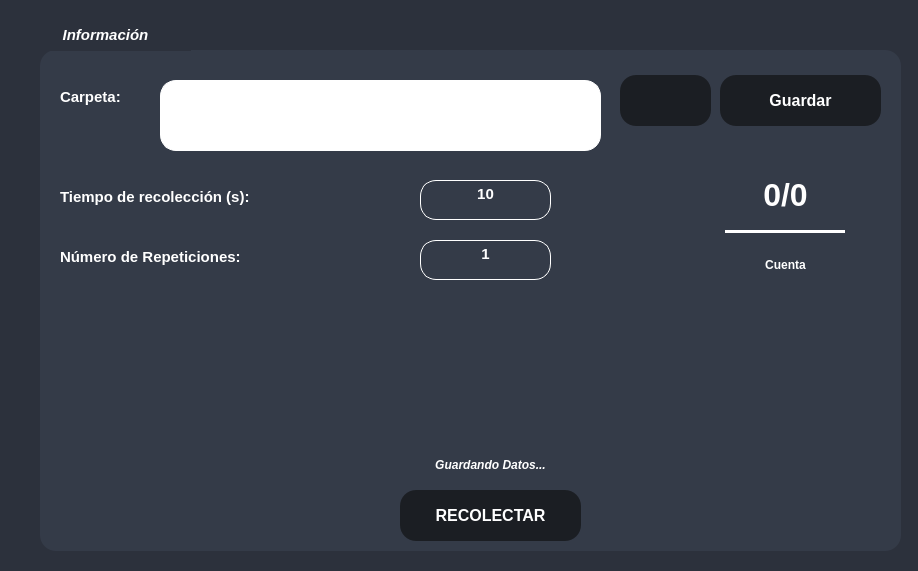
<?xml version="1.0" encoding="UTF-8"?>
<ui version="4.0">
 <class>Frame</class>
 <widget class="QFrame" name="Frame">
  <property name="geometry">
   <rect>
    <x>0</x>
    <y>0</y>
    <width>918</width>
    <height>571</height>
   </rect>
  </property>
  <property name="windowTitle">
   <string>Frame</string>
  </property>
  <property name="styleSheet">
   <string notr="true">background-color:#2c313c;</string>
  </property>
  <layout class="QHBoxLayout" name="horizontalLayout">
   <property name="spacing">
    <number>0</number>
   </property>
   <property name="leftMargin">
    <number>0</number>
   </property>
   <property name="topMargin">
    <number>0</number>
   </property>
   <property name="rightMargin">
    <number>0</number>
   </property>
   <property name="bottomMargin">
    <number>0</number>
   </property>
   <item>
    <widget class="QFrame" name="frame_2">
     <property name="styleSheet">
      <string notr="true">border-radius: 16px;</string>
     </property>
     <property name="frameShape">
      <enum>QFrame::StyledPanel</enum>
     </property>
     <property name="frameShadow">
      <enum>QFrame::Raised</enum>
     </property>
     <widget class="QFrame" name="frame2_2">
      <property name="geometry">
       <rect>
        <x>40</x>
        <y>50</y>
        <width>861</width>
        <height>501</height>
       </rect>
      </property>
      <property name="styleSheet">
       <string notr="true">background-color: #343b48;
color: rgb(255,255,255);
border-radius: 16px;</string>
      </property>
      <property name="frameShape">
       <enum>QFrame::StyledPanel</enum>
      </property>
      <property name="frameShadow">
       <enum>QFrame::Raised</enum>
      </property>
      <widget class="QPushButton" name="btnRecolectar">
       <property name="geometry">
        <rect>
         <x>360</x>
         <y>440</y>
         <width>181</width>
         <height>51</height>
        </rect>
       </property>
       <property name="font">
        <font>
         <pointsize>12</pointsize>
         <weight>75</weight>
         <bold>true</bold>
        </font>
       </property>
       <property name="styleSheet">
        <string notr="true">background-color: #1b1e23;
color: rgb(255,255,255);</string>
       </property>
       <property name="text">
        <string>RECOLECTAR</string>
       </property>
      </widget>
      <widget class="QTextEdit" name="editCuenta">
       <property name="geometry">
        <rect>
         <x>380</x>
         <y>130</y>
         <width>131</width>
         <height>40</height>
        </rect>
       </property>
       <property name="font">
        <font>
         <pointsize>11</pointsize>
         <weight>75</weight>
         <bold>true</bold>
        </font>
       </property>
       <property name="acceptDrops">
        <bool>false</bool>
       </property>
       <property name="styleSheet">
        <string notr="true"> border: 1px solid #FFFFFF;  </string>
       </property>
       <property name="undoRedoEnabled">
        <bool>true</bool>
       </property>
       <property name="html">
        <string>&lt;!DOCTYPE HTML PUBLIC &quot;-//W3C//DTD HTML 4.0//EN&quot; &quot;http://www.w3.org/TR/REC-html40/strict.dtd&quot;&gt;
&lt;html&gt;&lt;head&gt;&lt;meta name=&quot;qrichtext&quot; content=&quot;1&quot; /&gt;&lt;style type=&quot;text/css&quot;&gt;
p, li { white-space: pre-wrap; }
&lt;/style&gt;&lt;/head&gt;&lt;body style=&quot; font-family:'MS Shell Dlg 2'; font-size:11pt; font-weight:600; font-style:normal;&quot;&gt;
&lt;p align=&quot;center&quot; style=&quot; margin-top:0px; margin-bottom:0px; margin-left:0px; margin-right:0px; -qt-block-indent:0; text-indent:0px;&quot;&gt;10&lt;/p&gt;&lt;/body&gt;&lt;/html&gt;</string>
       </property>
      </widget>
      <widget class="QLabel" name="label_6">
       <property name="geometry">
        <rect>
         <x>20</x>
         <y>130</y>
         <width>251</width>
         <height>35</height>
        </rect>
       </property>
       <property name="text">
        <string>&lt;html&gt;&lt;head/&gt;&lt;body&gt;&lt;p&gt;&lt;span style=&quot; font-size:11pt; font-weight:600; color:#ffffff;&quot;&gt;Tiempo de recolección (s):&lt;/span&gt;&lt;/p&gt;&lt;/body&gt;&lt;/html&gt;</string>
       </property>
      </widget>
      <widget class="QLabel" name="lblListo">
       <property name="geometry">
        <rect>
         <x>395</x>
         <y>280</y>
         <width>111</width>
         <height>101</height>
        </rect>
       </property>
       <property name="text">
        <string/>
       </property>
       <property name="pixmap">
        <pixmap>../imagenes/OFF.png</pixmap>
       </property>
       <property name="scaledContents">
        <bool>true</bool>
       </property>
      </widget>
      <widget class="QLabel" name="lblAnalizar">
       <property name="geometry">
        <rect>
         <x>345</x>
         <y>400</y>
         <width>211</width>
         <height>31</height>
        </rect>
       </property>
       <property name="text">
        <string>&lt;html&gt;&lt;head/&gt;&lt;body&gt;&lt;p&gt;&lt;span style=&quot; font-size:9pt; font-weight:600; font-style:italic; color:#ffffff;&quot;&gt;Guardando Datos...&lt;/span&gt;&lt;/p&gt;&lt;/body&gt;&lt;/html&gt;</string>
       </property>
       <property name="alignment">
        <set>Qt::AlignCenter</set>
       </property>
      </widget>
      <widget class="QLabel" name="label_7">
       <property name="geometry">
        <rect>
         <x>20</x>
         <y>30</y>
         <width>101</width>
         <height>35</height>
        </rect>
       </property>
       <property name="text">
        <string>&lt;html&gt;&lt;head/&gt;&lt;body&gt;&lt;p&gt;&lt;span style=&quot; font-size:11pt; font-weight:600; color:#ffffff;&quot;&gt;Carpeta:&lt;/span&gt;&lt;/p&gt;&lt;/body&gt;&lt;/html&gt;</string>
       </property>
      </widget>
      <widget class="QTextEdit" name="editRuta">
       <property name="geometry">
        <rect>
         <x>120</x>
         <y>30</y>
         <width>441</width>
         <height>71</height>
        </rect>
       </property>
       <property name="font">
        <font>
         <pointsize>11</pointsize>
         <weight>75</weight>
         <bold>true</bold>
        </font>
       </property>
       <property name="acceptDrops">
        <bool>false</bool>
       </property>
       <property name="styleSheet">
        <string notr="true">background-color: #ffffff;
color: #0000000;
 border: 1px solid #FFFFFF;  </string>
       </property>
       <property name="undoRedoEnabled">
        <bool>true</bool>
       </property>
       <property name="html">
        <string>&lt;!DOCTYPE HTML PUBLIC &quot;-//W3C//DTD HTML 4.0//EN&quot; &quot;http://www.w3.org/TR/REC-html40/strict.dtd&quot;&gt;
&lt;html&gt;&lt;head&gt;&lt;meta name=&quot;qrichtext&quot; content=&quot;1&quot; /&gt;&lt;style type=&quot;text/css&quot;&gt;
p, li { white-space: pre-wrap; }
&lt;/style&gt;&lt;/head&gt;&lt;body style=&quot; font-family:'MS Shell Dlg 2'; font-size:11pt; font-weight:600; font-style:normal;&quot;&gt;
&lt;p align=&quot;center&quot; style=&quot;-qt-paragraph-type:empty; margin-top:0px; margin-bottom:0px; margin-left:0px; margin-right:0px; -qt-block-indent:0; text-indent:0px;&quot;&gt;&lt;br /&gt;&lt;/p&gt;&lt;/body&gt;&lt;/html&gt;</string>
       </property>
      </widget>
      <widget class="QPushButton" name="btnCarpeta">
       <property name="geometry">
        <rect>
         <x>580</x>
         <y>25</y>
         <width>91</width>
         <height>51</height>
        </rect>
       </property>
       <property name="font">
        <font>
         <pointsize>12</pointsize>
         <weight>75</weight>
         <bold>true</bold>
        </font>
       </property>
       <property name="styleSheet">
        <string notr="true">background-color: #1b1e23;
color: rgb(255,255,255);</string>
       </property>
       <property name="text">
        <string/>
       </property>
       <property name="icon">
        <iconset>
         <normaloff>../imagenes/folder.png</normaloff>../imagenes/folder.png</iconset>
       </property>
       <property name="iconSize">
        <size>
         <width>38</width>
         <height>38</height>
        </size>
       </property>
      </widget>
      <widget class="QLabel" name="label_8">
       <property name="geometry">
        <rect>
         <x>20</x>
         <y>190</y>
         <width>251</width>
         <height>35</height>
        </rect>
       </property>
       <property name="text">
        <string>&lt;html&gt;&lt;head/&gt;&lt;body&gt;&lt;p&gt;&lt;span style=&quot; font-size:11pt; font-weight:600; color:#ffffff;&quot;&gt;Número de Repeticiones:&lt;/span&gt;&lt;/p&gt;&lt;/body&gt;&lt;/html&gt;</string>
       </property>
      </widget>
      <widget class="QTextEdit" name="editRepeticion">
       <property name="geometry">
        <rect>
         <x>380</x>
         <y>190</y>
         <width>131</width>
         <height>40</height>
        </rect>
       </property>
       <property name="font">
        <font>
         <pointsize>11</pointsize>
         <weight>75</weight>
         <bold>true</bold>
        </font>
       </property>
       <property name="acceptDrops">
        <bool>false</bool>
       </property>
       <property name="styleSheet">
        <string notr="true"> border: 1px solid #FFFFFF;  </string>
       </property>
       <property name="undoRedoEnabled">
        <bool>true</bool>
       </property>
       <property name="html">
        <string>&lt;!DOCTYPE HTML PUBLIC &quot;-//W3C//DTD HTML 4.0//EN&quot; &quot;http://www.w3.org/TR/REC-html40/strict.dtd&quot;&gt;
&lt;html&gt;&lt;head&gt;&lt;meta name=&quot;qrichtext&quot; content=&quot;1&quot; /&gt;&lt;style type=&quot;text/css&quot;&gt;
p, li { white-space: pre-wrap; }
&lt;/style&gt;&lt;/head&gt;&lt;body style=&quot; font-family:'MS Shell Dlg 2'; font-size:11pt; font-weight:600; font-style:normal;&quot;&gt;
&lt;p align=&quot;center&quot; style=&quot; margin-top:0px; margin-bottom:0px; margin-left:0px; margin-right:0px; -qt-block-indent:0; text-indent:0px;&quot;&gt;1&lt;/p&gt;&lt;/body&gt;&lt;/html&gt;</string>
       </property>
      </widget>
      <widget class="QPushButton" name="btnGuardar">
       <property name="geometry">
        <rect>
         <x>680</x>
         <y>25</y>
         <width>161</width>
         <height>51</height>
        </rect>
       </property>
       <property name="font">
        <font>
         <pointsize>12</pointsize>
         <weight>75</weight>
         <bold>true</bold>
        </font>
       </property>
       <property name="styleSheet">
        <string notr="true">background-color: #1b1e23;
color: rgb(255,255,255);</string>
       </property>
       <property name="text">
        <string>Guardar</string>
       </property>
       <property name="iconSize">
        <size>
         <width>38</width>
         <height>38</height>
        </size>
       </property>
      </widget>
      <widget class="QLabel" name="lblAnalizar_2">
       <property name="geometry">
        <rect>
         <x>640</x>
         <y>200</y>
         <width>211</width>
         <height>31</height>
        </rect>
       </property>
       <property name="text">
        <string>&lt;html&gt;&lt;head/&gt;&lt;body&gt;&lt;p&gt;&lt;span style=&quot; font-size:9pt; font-weight:600; color:#ffffff;&quot;&gt;Cuenta&lt;/span&gt;&lt;/p&gt;&lt;/body&gt;&lt;/html&gt;</string>
       </property>
       <property name="alignment">
        <set>Qt::AlignCenter</set>
       </property>
      </widget>
      <widget class="QLabel" name="lblConteo">
       <property name="geometry">
        <rect>
         <x>640</x>
         <y>110</y>
         <width>211</width>
         <height>71</height>
        </rect>
       </property>
       <property name="styleSheet">
        <string notr="true">color: white;
 font: 24pt &quot;MS Shell Dlg 2&quot;;</string>
       </property>
       <property name="text">
        <string>&lt;html&gt;&lt;head/&gt;&lt;body&gt;&lt;p&gt;&lt;span style=&quot; font-size:24pt; font-weight:600; color:#ffffff;&quot;&gt;0/0&lt;/span&gt;&lt;/p&gt;&lt;/body&gt;&lt;/html&gt;</string>
       </property>
       <property name="alignment">
        <set>Qt::AlignCenter</set>
       </property>
      </widget>
      <widget class="QPushButton" name="pushButton">
       <property name="geometry">
        <rect>
         <x>685</x>
         <y>180</y>
         <width>120</width>
         <height>3</height>
        </rect>
       </property>
       <property name="styleSheet">
        <string notr="true">background-color:white</string>
       </property>
       <property name="text">
        <string/>
       </property>
      </widget>
      <widget class="QLabel" name="lblGif1">
       <property name="geometry">
        <rect>
         <x>20</x>
         <y>230</y>
         <width>331</width>
         <height>261</height>
        </rect>
       </property>
       <property name="text">
        <string/>
       </property>
       <property name="pixmap">
        <pixmap>../imagenes/7Saq.gif</pixmap>
       </property>
       <property name="scaledContents">
        <bool>true</bool>
       </property>
      </widget>
     </widget>
     <widget class="QLabel" name="label_21">
      <property name="geometry">
       <rect>
        <x>20</x>
        <y>20</y>
        <width>171</width>
        <height>31</height>
       </rect>
      </property>
      <property name="text">
       <string>&lt;html&gt;&lt;head/&gt;&lt;body&gt;&lt;p&gt;&lt;span style=&quot; font-size:11pt; font-weight:600; font-style:italic; color:#ffffff;&quot;&gt;Información&lt;/span&gt;&lt;/p&gt;&lt;/body&gt;&lt;/html&gt;</string>
      </property>
      <property name="alignment">
       <set>Qt::AlignCenter</set>
      </property>
     </widget>
    </widget>
   </item>
  </layout>
 </widget>
 <resources/>
 <connections/>
</ui>
